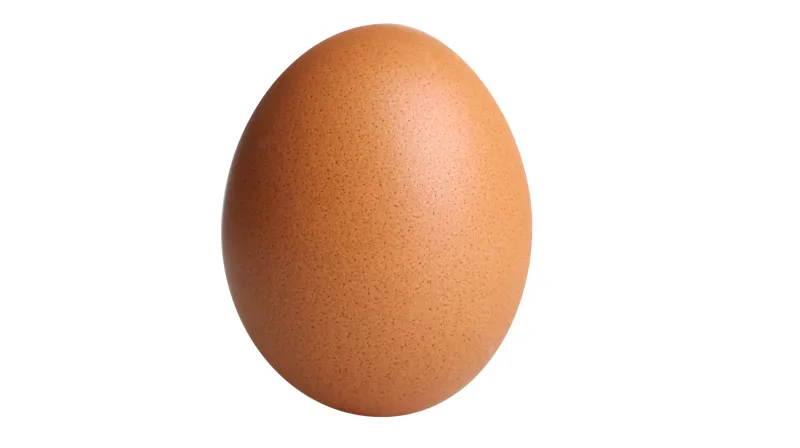
#> input picture PyScripts Vision/egg.jpg, 800 x 448 px, given in place of the camera
$ python vision.py
#> lines starting #> are read from the running program, lines starting #| are printed output that depends on the picture
from collections import deque
from imutils.video import VideoStream
import numpy as np
import cv2
import argparse
import imutils
import time
import math

cap = cv2.VideoCapture(0)

while True:
    __,frame = cap.read()
#> frame is the input picture: shape (448, 800, 3); mean B, G, R 208.3, 220.1, 238.7

    gray = cv2.cvtColor(frame, cv2.COLOR_BGR2GRAY)
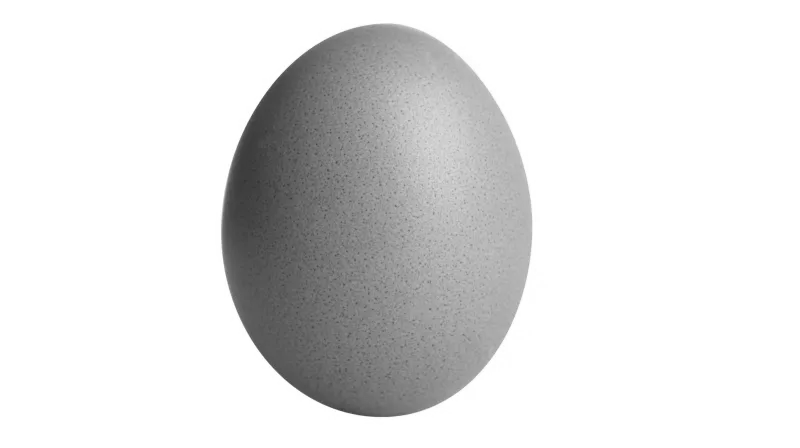
#> gray: shape (448, 800); min 51, max 255, mean 224.3
    gray = cv2.GaussianBlur(gray, (5, 5), 0)

    contours,__ = cv2.findContours(gray, cv2.RETR_TREE, cv2.CHAIN_APPROX_SIMPLE)
#> contours = [[[0, 0], [0, 447], [799, 447], [799, 0]]]

    cnt = contours[0]
#> cnt = [[0, 0], [0, 447], [799, 447], [799, 0]]
    for cnts in contours:
        frame = cv2.drawContours(frame, cnts, -1, (0,255,255), 2, 3)
#> this loop made 1 pass
#> cnts on pass 1: [[0, 0], [0, 447], [799, 447], [799, 0]]

    cv2.imshow("Frame", frame)
    key = cv2.waitKey(1) & 0xFF
#> (key q is pressed here)

    if key == ord("q"):
        break

cap.release()
cv2.destroyAllWindows()
